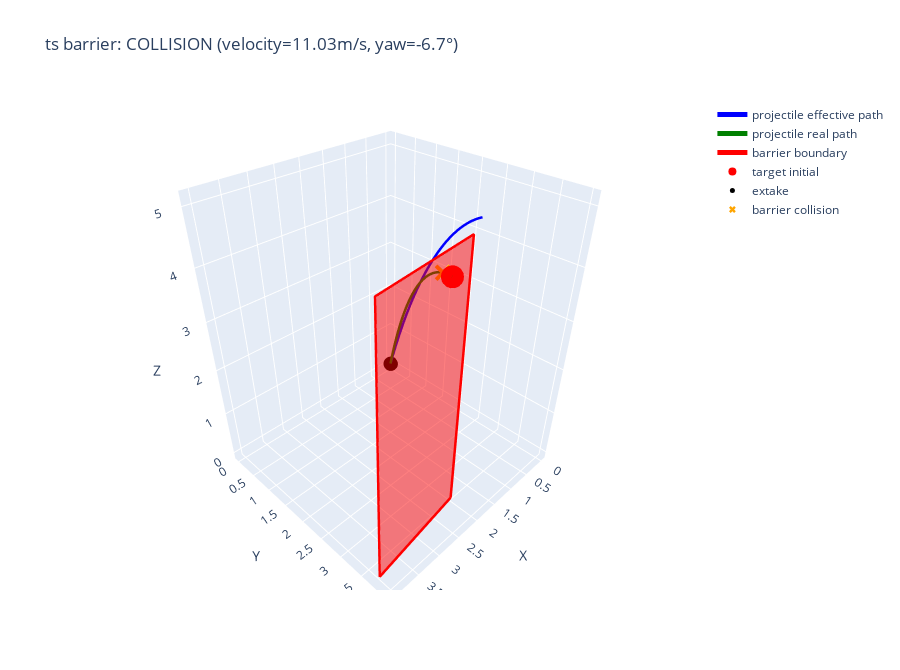

The cell this chart's notebook holds for it:
### Code cell
# the yaw that the camera returns needs to be negated
# pretty sure its because literally everywhere in math ts is +CCW until it isnt
visualize_barrier_check(3.0, 4.0, 5.0, 2.0, 1.0, 0.0, -6.7)
